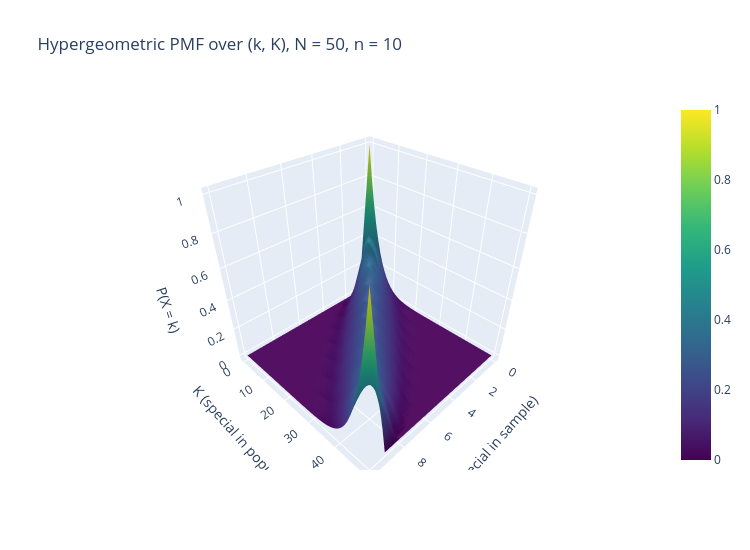

Here is the notebook cell this chart was saved with:
### Markdown cell above
### 8.2 Interactive Plotly version

### Code cell
fig = go.Figure(go.Surface(x=k_values, y=K_values, z=Z.T, colorscale="Viridis"))
fig.update_layout(title="Hypergeometric PMF over (k, K), N = 50, n = 10", width=750, height=550,
                  scene=dict(xaxis_title="k (special in sample)", yaxis_title="K (special in population)", zaxis_title="P(X = k)"))
fig.show()

### Figure 1 — Plotly figure (JSON) as saved in the notebook; plotly's stock layout.template omitted (floating-point values rounded to 4 significant figures; data arrays with more than 128 entries replaced by an {"elided": "..."} marker saying what was removed)
{"data": [{"colorscale": [[0.0, "#440154"], [0.1111, "#482878"], [0.2222, "#3e4989"], [0.3333, "#31688e"], [0.4444, "#26828e"], [0.5556, "#1f9e89"], [0.6667, "#35b779"], [0.7778, "#6ece58"], [0.8889, "#b5de2b"], [1.0, "#fde725"]], "type": "surface", "x": [0, 1, 2, 3, 4, 5, 6, 7, 8, 9, 10], "y": [0, 1, 2, 3, 4, 5, 6, 7, 8, 9, 10, 11, 12, 13, 14, 15, 16, 17, 18, 19, 20, 21, 22, 23, 24, 25, 26, 27, 28, 29, 30, 31, 32, 33, 34, 35, 36, 37, 38, 39, 40, 41, 42, 43, 44, 45, 46, 47, 48, 49, 50], "z": {"elided": "51x11 float values"}}], "layout": {"height": 550, "scene": {"xaxis": {"title": {"text": "k (special in sample)"}}, "yaxis": {"title": {"text": "K (special in population)"}}, "zaxis": {"title": {"text": "P(X = k)"}}}, "title": {"text": "Hypergeometric PMF over (k, K), N = 50, n = 10"}, "width": 750}}
